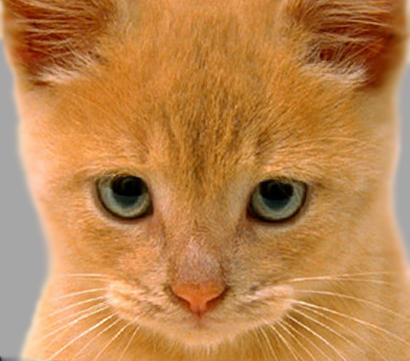
%> input picture Computer Vision/gaussPyramid/Samples/cat.bmp, 410 x 361 px, given in place of image3.bmp, which was not available
$ octave TestScript.m   (GNU Octave 9; MATLAB toolbox functions it lacks are replaced by stand-ins)
%> lines starting %> are read from the running program, lines starting %| are printed output that depends on the picture; pictures that were not available may be replaced by others from this repository, and a replacement may not be noted
%> further down, img is the input picture: size 361x410x3 uint8; mean R, G, B 188.3, 132.5, 77.1
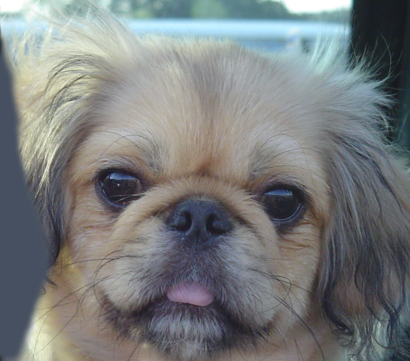
%> input picture Computer Vision/gaussPyramid/Samples/dog.bmp, 410 x 361 px, given in place of image4.bmp, which was not available
%> further down, img2 is the input picture: size 361x410x3 uint8; mean R, G, B 121.2, 124.5, 125
### Computer Vision/gaussPyramid/MyHybrid.m
function HybridImage = MyHybrid(img,img2,c,c2)
%> called with c = 25, c2 = 60
clc
n=2;
% [4 lines of commented-out code are left out]
img = double (img);
%> img: size 361x410x3 double
img2 = double(img2);
%> img2: size 361x410x3 double
dim = size(img);
%> dim = [361 410 3]
rows = dim(1);
%> rows = 361
cols = dim(2);
%> cols = 410

imgt = zeros (rows*n, cols*n,3);
imgt (1:rows, 1:cols,: ) = img;
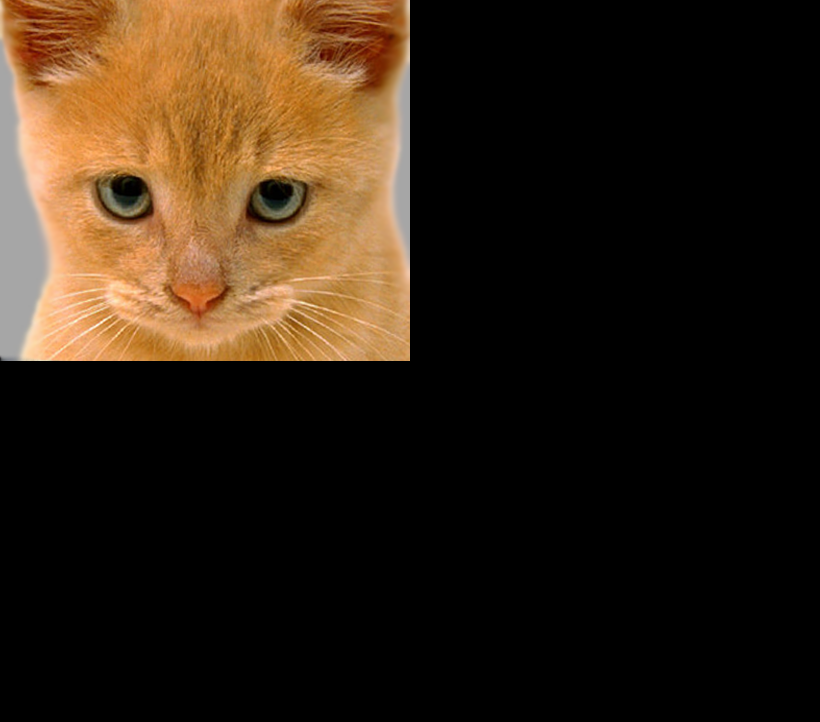
%> imgt: size 722x820x3 double; mean R, G, B 47.1, 33.1, 19.3
imgt2 = zeros (rows*n, cols*n,3);
imgt2 (1:rows, 1:cols,: ) = img2;
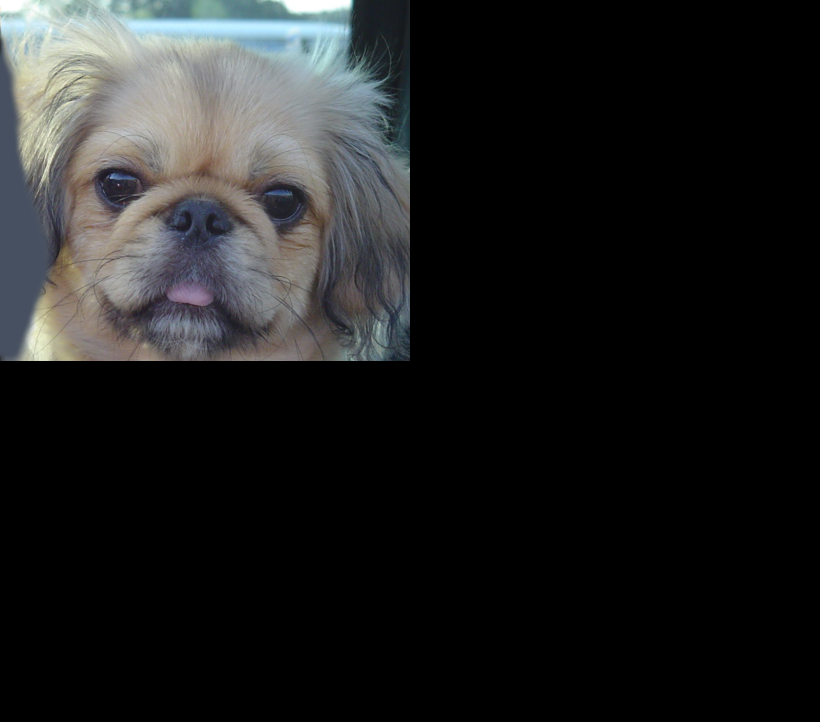
%> imgt2: size 722x820x3 double; mean R, G, B 30.3, 31.1, 31.2


for i=1 : 1 : rows*2
	for j=1 : 1 : cols*2
		imgt (i,j,:) = imgt (i,j,:) * (-1)^(i+j);

		imgt2 (i,j,:) = imgt2 (i,j,:) * (-1)^(i+j);
	end
end
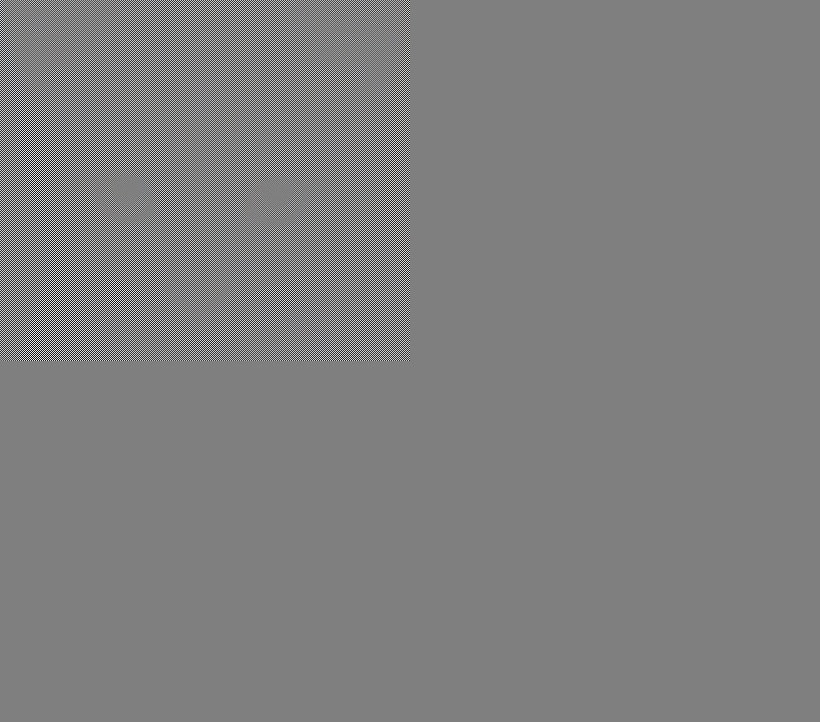
%> imgt: size 722x820x3 double; mean R, G, B 0, 0, 0; drawn with min black and max white

for i=1:3
    imgt(:,:,i) = fft2 (imgt(:,:,i));

    imgt2(:,:,i) = fft2 (imgt2(:,:,i));
end
H=zeros(rows*n, cols*n);
H2=zeros(rows*n, cols*n);


for i=1:1: rows*n
	for j=1:1:cols*n
		d = (((rows*n)/2-i)^2 + ((cols*n)/2-j)^2)^0.5;
		H(i,j)= exp(-1*d^2/(2*c^2));
	end
end
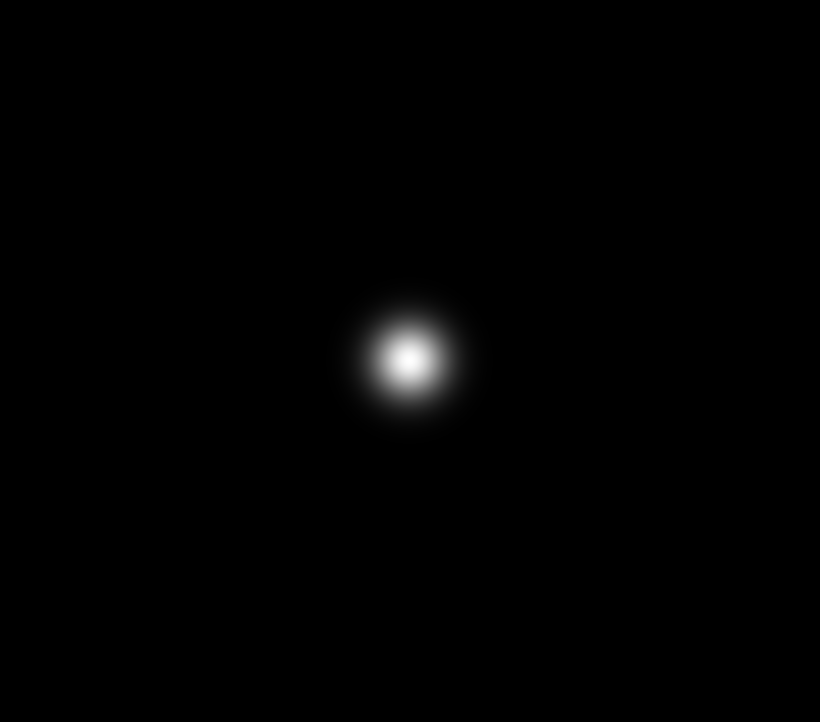
%> H: size 722x820 double; min 2.08e-104, max 1, mean 0.00663

for i=1:1: rows*n
	for j=1:1:cols*n
		d = (((rows*n)/2-i)^2 + ((cols*n)/2-j)^2)^0.5;
		H2(i,j)= 1-exp(-1*d^2/(2*c2^2));
	end
end
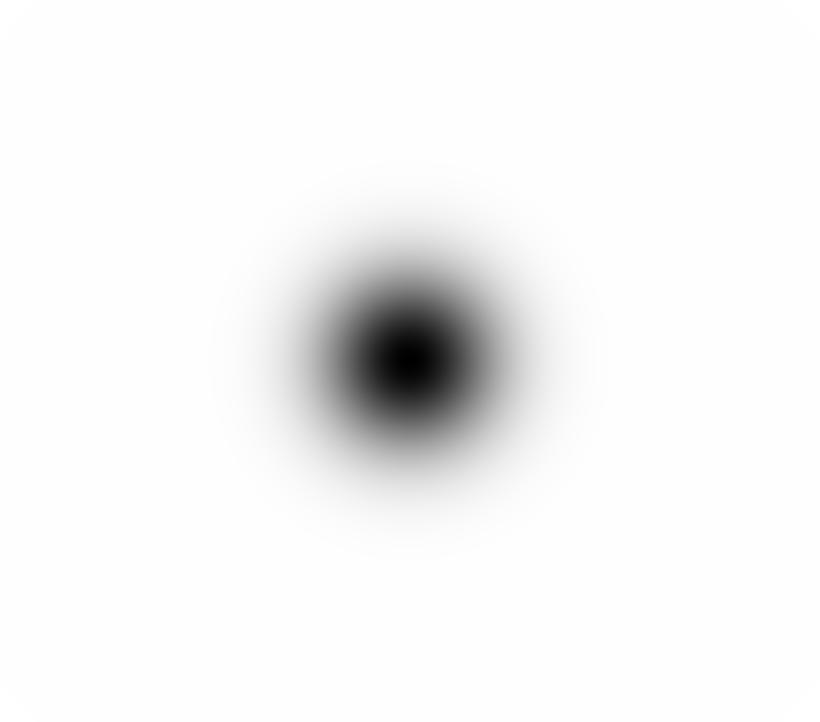
%> H2: size 722x820 double; min 0, max 1, mean 0.962


for i=1:3
    G(:,:,i) = H.*imgt(:,:,i);
    G2(:,:,i) = H2.*imgt2(:,:,i);
    res(:,:,i)= G(:,:,i)+G2(:,:,i);
    res(:,:,i) = real(ifft2(res(:,:,i)));
    imgt(:,:,i) = ifft2(G(:,:,i));

    imgt(:,:,i)=real(imgt(:,:,i));

    imgt2(:,:,i) = ifft2(G2(:,:,i));

    imgt2(:,:,i)=real(imgt2(:,:,i));
end

%res=imgt+imgt2;

for i = 1 : 1 : rows*2
	for j = 1 : 1 : cols*2
    res(i,j,:)=res(i,j,:)*((-1)^(i+j));
    imgt (i,j,:) = imgt(i,j,:)*((-1)^(i+j));
%
 		imgt2 (i,j,:) = imgt2(i,j,:)*((-1)^(i+j));
	end
end


im = res(1:rows, 1:cols,:);

im=uint8(im);

HybridImage =im;


end

### Computer Vision/gaussPyramid/TestScript.m
 img = imread ('image3.bmp');
 img2 = imread('image4.bmp');
%> (the run ends here)
